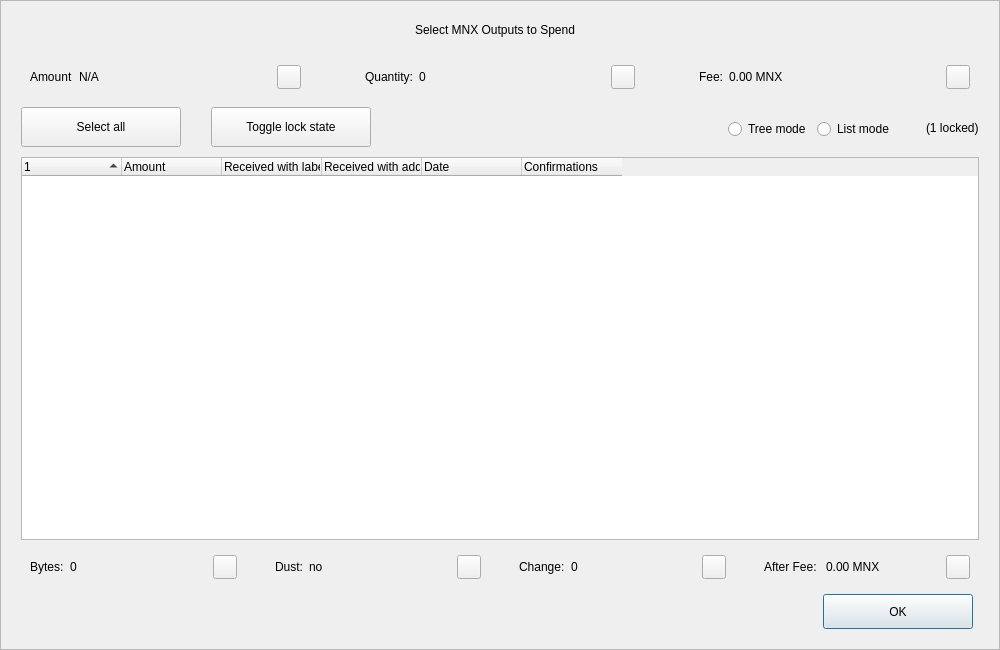
<?xml version="1.0" encoding="UTF-8"?>
<ui version="4.0">
 <class>CoinControlDialog</class>
 <widget class="QDialog" name="CoinControlDialog">
  <property name="geometry">
   <rect>
    <x>0</x>
    <y>0</y>
    <width>1000</width>
    <height>650</height>
   </rect>
  </property>
  <property name="minimumSize">
   <size>
    <width>950</width>
    <height>650</height>
   </size>
  </property>
  <property name="windowTitle">
   <string>Coin Selection</string>
  </property>
  <property name="styleSheet">
   <string notr="true"/>
  </property>
  <layout class="QVBoxLayout" name="verticalLayout">
   <property name="spacing">
    <number>0</number>
   </property>
   <property name="leftMargin">
    <number>0</number>
   </property>
   <property name="topMargin">
    <number>0</number>
   </property>
   <property name="rightMargin">
    <number>0</number>
   </property>
   <property name="bottomMargin">
    <number>0</number>
   </property>
   <item>
    <widget class="QFrame" name="frameContainer">
     <property name="toolTipDuration">
      <number>0</number>
     </property>
     <property name="frameShape">
      <enum>QFrame::StyledPanel</enum>
     </property>
     <property name="frameShadow">
      <enum>QFrame::Raised</enum>
     </property>
     <layout class="QVBoxLayout" name="verticalLayout_2">
      <property name="leftMargin">
       <number>0</number>
      </property>
      <property name="rightMargin">
       <number>0</number>
      </property>
      <property name="bottomMargin">
       <number>20</number>
      </property>
      <item>
       <layout class="QHBoxLayout" name="horizontalLayout_12">
        <property name="spacing">
         <number>0</number>
        </property>
        <property name="leftMargin">
         <number>20</number>
        </property>
        <property name="rightMargin">
         <number>30</number>
        </property>
        <item>
         <spacer name="horizontalSpacer_4">
          <property name="orientation">
           <enum>Qt::Horizontal</enum>
          </property>
          <property name="sizeHint" stdset="0">
           <size>
            <width>40</width>
            <height>20</height>
           </size>
          </property>
         </spacer>
        </item>
        <item>
         <widget class="QLabel" name="labelTitle">
          <property name="minimumSize">
           <size>
            <width>0</width>
            <height>40</height>
           </size>
          </property>
          <property name="maximumSize">
           <size>
            <width>16777215</width>
            <height>40</height>
           </size>
          </property>
          <property name="text">
           <string>Select MNX Outputs to Spend</string>
          </property>
          <property name="alignment">
           <set>Qt::AlignCenter</set>
          </property>
          <property name="margin">
           <number>7</number>
          </property>
         </widget>
        </item>
        <item>
         <spacer name="horizontalSpacer_5">
          <property name="orientation">
           <enum>Qt::Horizontal</enum>
          </property>
          <property name="sizeHint" stdset="0">
           <size>
            <width>40</width>
            <height>20</height>
           </size>
          </property>
         </spacer>
        </item>
       </layout>
      </item>
      <item>
       <layout class="QHBoxLayout" name="horizontalLayout_8">
        <property name="leftMargin">
         <number>20</number>
        </property>
        <property name="rightMargin">
         <number>20</number>
        </property>
        <item>
         <widget class="QWidget" name="layoutAmount" native="true">
          <layout class="QHBoxLayout" name="horizontalLayout_9" stretch="0,1,0">
           <item>
            <widget class="QLabel" name="labelCoinControlAmountText">
             <property name="text">
              <string>Amount</string>
             </property>
            </widget>
           </item>
           <item>
            <widget class="QLabel" name="labelCoinControlAmount">
             <property name="text">
              <string notr="true">N/A</string>
             </property>
            </widget>
           </item>
           <item alignment="Qt::AlignHCenter|Qt::AlignVCenter">
            <widget class="QPushButton" name="pushButtonAmount">
             <property name="minimumSize">
              <size>
               <width>0</width>
               <height>24</height>
              </size>
             </property>
             <property name="maximumSize">
              <size>
               <width>24</width>
               <height>26</height>
              </size>
             </property>
             <property name="focusPolicy">
              <enum>Qt::NoFocus</enum>
             </property>
             <property name="styleSheet">
              <string notr="true">padding-bottom:2px;
padding-right:4px;</string>
             </property>
             <property name="text">
              <string/>
             </property>
            </widget>
           </item>
          </layout>
         </widget>
        </item>
        <item>
         <spacer name="horizontalSpacer_2">
          <property name="orientation">
           <enum>Qt::Horizontal</enum>
          </property>
          <property name="sizeType">
           <enum>QSizePolicy::Fixed</enum>
          </property>
          <property name="sizeHint" stdset="0">
           <size>
            <width>40</width>
            <height>20</height>
           </size>
          </property>
         </spacer>
        </item>
        <item>
         <widget class="QWidget" name="layoutQuantity" native="true">
          <layout class="QHBoxLayout" name="horizontalLayout_10" stretch="0,1,0">
           <item>
            <widget class="QLabel" name="labelCoinControlQuantityText">
             <property name="text">
              <string>Quantity:</string>
             </property>
            </widget>
           </item>
           <item>
            <widget class="QLabel" name="labelCoinControlQuantity">
             <property name="text">
              <string notr="true">0</string>
             </property>
            </widget>
           </item>
           <item alignment="Qt::AlignHCenter|Qt::AlignVCenter">
            <widget class="QPushButton" name="pushButtonQuantity">
             <property name="minimumSize">
              <size>
               <width>0</width>
               <height>24</height>
              </size>
             </property>
             <property name="maximumSize">
              <size>
               <width>24</width>
               <height>26</height>
              </size>
             </property>
             <property name="focusPolicy">
              <enum>Qt::NoFocus</enum>
             </property>
             <property name="styleSheet">
              <string notr="true">padding-bottom:2px;
               padding-right:4px;</string>
             </property>
             <property name="text">
              <string/>
             </property>
            </widget>
           </item>
          </layout>
         </widget>
        </item>
        <item>
         <spacer name="horizontalSpacer_22">
          <property name="orientation">
           <enum>Qt::Horizontal</enum>
          </property>
          <property name="sizeType">
           <enum>QSizePolicy::Fixed</enum>
          </property>
          <property name="sizeHint" stdset="0">
           <size>
            <width>40</width>
            <height>20</height>
           </size>
          </property>
         </spacer>
        </item>
        <item>
         <widget class="QWidget" name="layoutFee" native="true">
          <layout class="QHBoxLayout" name="horizontalLayout_11" stretch="0,1,0">
           <item>
            <widget class="QLabel" name="labelCoinControlFeeText">
             <property name="text">
              <string>Fee:</string>
             </property>
            </widget>
           </item>
           <item>
            <widget class="QLabel" name="labelCoinControlFee">
             <property name="text">
              <string>0.00 MNX</string>
             </property>
            </widget>
           </item>
           <item alignment="Qt::AlignHCenter|Qt::AlignVCenter">
            <widget class="QPushButton" name="pushButtonFee">
             <property name="minimumSize">
              <size>
               <width>0</width>
               <height>24</height>
              </size>
             </property>
             <property name="maximumSize">
              <size>
               <width>24</width>
               <height>26</height>
              </size>
             </property>
             <property name="focusPolicy">
              <enum>Qt::NoFocus</enum>
             </property>
             <property name="styleSheet">
              <string notr="true">padding-bottom:2px;
               padding-right:4px;</string>
             </property>
             <property name="text">
              <string/>
             </property>
            </widget>
           </item>
          </layout>
         </widget>
        </item>
       </layout>
      </item>
      <item>
       <widget class="QFrame" name="frame">
        <property name="minimumSize">
         <size>
          <width>0</width>
          <height>40</height>
         </size>
        </property>
        <property name="styleSheet">
         <string notr="true">#frame {
	border:0;
}</string>
        </property>
        <property name="frameShape">
         <enum>QFrame::StyledPanel</enum>
        </property>
        <property name="frameShadow">
         <enum>QFrame::Sunken</enum>
        </property>
        <layout class="QHBoxLayout" name="horizontalLayout">
         <property name="spacing">
          <number>0</number>
         </property>
         <property name="leftMargin">
          <number>20</number>
         </property>
         <property name="topMargin">
          <number>0</number>
         </property>
         <property name="rightMargin">
          <number>20</number>
         </property>
         <property name="bottomMargin">
          <number>0</number>
         </property>
         <item>
          <layout class="QHBoxLayout" name="horizontalLayoutPanel" stretch="0,0,0,0,0,0">
           <property name="spacing">
            <number>20</number>
           </property>
           <item>
            <widget class="QPushButton" name="pushButtonSelectAll">
             <property name="sizePolicy">
              <sizepolicy hsizetype="Maximum" vsizetype="Fixed">
               <horstretch>0</horstretch>
               <verstretch>0</verstretch>
              </sizepolicy>
             </property>
             <property name="minimumSize">
              <size>
               <width>160</width>
               <height>40</height>
              </size>
             </property>
             <property name="maximumSize">
              <size>
               <width>16777215</width>
               <height>40</height>
              </size>
             </property>
             <property name="text">
              <string>Select all</string>
             </property>
             <property name="checkable">
              <bool>true</bool>
             </property>
             <property name="checked">
              <bool>false</bool>
             </property>
             <property name="autoExclusive">
              <bool>false</bool>
             </property>
             <property name="autoDefault">
              <bool>false</bool>
             </property>
            </widget>
           </item>
           <item>
            <spacer name="horizontalSpacer_6">
             <property name="orientation">
              <enum>Qt::Horizontal</enum>
             </property>
             <property name="sizeType">
              <enum>QSizePolicy::Fixed</enum>
             </property>
             <property name="sizeHint" stdset="0">
              <size>
               <width>10</width>
               <height>20</height>
              </size>
             </property>
            </spacer>
           </item>
           <item>
            <widget class="QPushButton" name="pushButtonToggleLock">
             <property name="sizePolicy">
              <sizepolicy hsizetype="Maximum" vsizetype="Fixed">
               <horstretch>0</horstretch>
               <verstretch>0</verstretch>
              </sizepolicy>
             </property>
             <property name="minimumSize">
              <size>
               <width>160</width>
               <height>40</height>
              </size>
             </property>
             <property name="maximumSize">
              <size>
               <width>16777215</width>
               <height>40</height>
              </size>
             </property>
             <property name="text">
              <string>Toggle lock state</string>
             </property>
             <property name="checkable">
              <bool>true</bool>
             </property>
             <property name="autoExclusive">
              <bool>false</bool>
             </property>
             <property name="autoDefault">
              <bool>false</bool>
             </property>
            </widget>
           </item>
           <item>
            <spacer name="horizontalSpacer_7">
             <property name="orientation">
              <enum>Qt::Horizontal</enum>
             </property>
             <property name="sizeType">
              <enum>QSizePolicy::Expanding</enum>
             </property>
             <property name="sizeHint" stdset="0">
              <size>
               <width>30</width>
               <height>20</height>
              </size>
             </property>
            </spacer>
           </item>
           <item alignment="Qt::AlignRight">
            <widget class="QGroupBox" name="groupBox_2">
             <property name="styleSheet">
              <string notr="true">#groupBox_2 {
    background-color:transparent;
    border-radius:0;
}</string>
             </property>
             <property name="title">
              <string/>
             </property>
             <layout class="QHBoxLayout" name="horizontalLayout_14">
              <item>
               <widget class="QRadioButton" name="radioTreeMode">
                <property name="sizePolicy">
                 <sizepolicy hsizetype="Maximum" vsizetype="Fixed">
                  <horstretch>0</horstretch>
                  <verstretch>0</verstretch>
                 </sizepolicy>
                </property>
                <property name="text">
                 <string>Tree mode</string>
                </property>
               </widget>
              </item>
              <item>
               <widget class="QRadioButton" name="radioListMode">
                <property name="sizePolicy">
                 <sizepolicy hsizetype="Maximum" vsizetype="Fixed">
                  <horstretch>0</horstretch>
                  <verstretch>0</verstretch>
                 </sizepolicy>
                </property>
                <property name="text">
                 <string>List mode</string>
                </property>
                <property name="checked">
                 <bool>false</bool>
                </property>
               </widget>
              </item>
             </layout>
            </widget>
           </item>
           <item>
            <widget class="QLabel" name="labelLocked">
             <property name="text">
              <string>(1 locked)</string>
             </property>
            </widget>
           </item>
          </layout>
         </item>
        </layout>
       </widget>
      </item>
      <item>
       <layout class="QHBoxLayout" name="horizontalLayout_13">
        <property name="leftMargin">
         <number>20</number>
        </property>
        <property name="rightMargin">
         <number>20</number>
        </property>
        <item>
         <widget class="CoinControlTreeWidget" name="treeWidget">
          <property name="contextMenuPolicy">
           <enum>Qt::CustomContextMenu</enum>
          </property>
          <property name="styleSheet">
           <string notr="true"/>
          </property>
          <property name="sortingEnabled">
           <bool>false</bool>
          </property>
          <property name="columnCount">
           <number>6</number>
          </property>
          <attribute name="headerShowSortIndicator" stdset="0">
           <bool>true</bool>
          </attribute>
          <attribute name="headerStretchLastSection">
           <bool>false</bool>
          </attribute>
          <column>
           <property name="text">
            <string/>
           </property>
          </column>
          <column>
           <property name="text">
            <string>Amount</string>
           </property>
          </column>
          <column>
           <property name="text">
            <string>Received with label</string>
           </property>
          </column>
          <column>
           <property name="text">
            <string>Received with address</string>
           </property>
          </column>
          <column>
           <property name="text">
            <string>Date</string>
           </property>
          </column>
          <column>
           <property name="text">
            <string>Confirmations</string>
           </property>
           <property name="toolTip">
            <string>Confirmed</string>
           </property>
          </column>
         </widget>
        </item>
       </layout>
      </item>
      <item>
       <layout class="QHBoxLayout" name="horizontalLayout_3">
        <property name="spacing">
         <number>20</number>
        </property>
        <property name="leftMargin">
         <number>20</number>
        </property>
        <property name="rightMargin">
         <number>20</number>
        </property>
        <item>
         <widget class="QWidget" name="layoutBytes" native="true">
          <layout class="QHBoxLayout" name="horizontalLayout_4" stretch="0,1,0">
           <item>
            <widget class="QLabel" name="labelCoinControlBytesText">
             <property name="text">
              <string>Bytes:</string>
             </property>
            </widget>
           </item>
           <item>
            <widget class="QLabel" name="labelCoinControlBytes">
             <property name="text">
              <string notr="true">0</string>
             </property>
            </widget>
           </item>
           <item alignment="Qt::AlignHCenter|Qt::AlignVCenter">
            <widget class="QPushButton" name="pushButtonBytes">
             <property name="minimumSize">
              <size>
               <width>0</width>
               <height>24</height>
              </size>
             </property>
             <property name="maximumSize">
              <size>
               <width>24</width>
               <height>26</height>
              </size>
             </property>
             <property name="focusPolicy">
              <enum>Qt::NoFocus</enum>
             </property>
             <property name="styleSheet">
              <string notr="true">padding-bottom:2px;
               padding-right:4px;</string>
             </property>
             <property name="text">
              <string/>
             </property>
            </widget>
           </item>
          </layout>
         </widget>
        </item>
        <item>
         <widget class="QWidget" name="layoutDust" native="true">
          <layout class="QHBoxLayout" name="horizontalLayout_5" stretch="0,1,0">
           <item>
            <widget class="QLabel" name="labelCoinControlLowOutputText">
             <property name="text">
              <string>Dust:</string>
             </property>
            </widget>
           </item>
           <item>
            <widget class="QLabel" name="labelCoinControlLowOutput">
             <property name="text">
              <string>no</string>
             </property>
            </widget>
           </item>
           <item alignment="Qt::AlignHCenter|Qt::AlignVCenter">
            <widget class="QPushButton" name="pushButtonDust">
             <property name="minimumSize">
              <size>
               <width>0</width>
               <height>24</height>
              </size>
             </property>
             <property name="maximumSize">
              <size>
               <width>24</width>
               <height>26</height>
              </size>
             </property>
             <property name="focusPolicy">
              <enum>Qt::NoFocus</enum>
             </property>
             <property name="styleSheet">
              <string notr="true">padding-bottom:2px;
               padding-right:4px;</string>
             </property>
             <property name="text">
              <string/>
             </property>
            </widget>
           </item>
          </layout>
         </widget>
        </item>
        <item>
         <widget class="QWidget" name="layoutChange" native="true">
          <layout class="QHBoxLayout" name="horizontalLayout_6" stretch="0,1,0">
           <item>
            <widget class="QLabel" name="labelCoinControlChangeText">
             <property name="text">
              <string>Change:</string>
             </property>
            </widget>
           </item>
           <item>
            <widget class="QLabel" name="labelCoinControlChange">
             <property name="text">
              <string notr="true">0</string>
             </property>
            </widget>
           </item>
           <item alignment="Qt::AlignHCenter|Qt::AlignVCenter">
            <widget class="QPushButton" name="pushButtonChange">
             <property name="minimumSize">
              <size>
               <width>0</width>
               <height>24</height>
              </size>
             </property>
             <property name="maximumSize">
              <size>
               <width>24</width>
               <height>26</height>
              </size>
             </property>
             <property name="focusPolicy">
              <enum>Qt::NoFocus</enum>
             </property>
             <property name="styleSheet">
              <string notr="true">padding-bottom:2px;
               padding-right:4px;</string>
             </property>
             <property name="text">
              <string/>
             </property>
            </widget>
           </item>
          </layout>
         </widget>
        </item>
        <item>
         <widget class="QWidget" name="layoutAfter" native="true">
          <layout class="QHBoxLayout" name="horizontalLayout_7" stretch="0,1,0">
           <item>
            <widget class="QLabel" name="labelCoinControlAfterFeeText">
             <property name="text">
              <string>After Fee: </string>
             </property>
            </widget>
           </item>
           <item>
            <widget class="QLabel" name="labelCoinControlAfterFee">
             <property name="text">
              <string>0.00 MNX</string>
             </property>
            </widget>
           </item>
           <item alignment="Qt::AlignHCenter|Qt::AlignVCenter">
            <widget class="QPushButton" name="pushButtonAlterFee">
             <property name="minimumSize">
              <size>
               <width>0</width>
               <height>24</height>
              </size>
             </property>
             <property name="maximumSize">
              <size>
               <width>24</width>
               <height>26</height>
              </size>
             </property>
             <property name="focusPolicy">
              <enum>Qt::NoFocus</enum>
             </property>
             <property name="styleSheet">
              <string notr="true">padding-bottom:2px;
               padding-right:4px;</string>
             </property>
             <property name="text">
              <string/>
             </property>
            </widget>
           </item>
          </layout>
         </widget>
        </item>
       </layout>
      </item>
      <item>
       <layout class="QHBoxLayout" name="horizontalLayout_2">
        <property name="spacing">
         <number>0</number>
        </property>
        <property name="leftMargin">
         <number>20</number>
        </property>
        <property name="rightMargin">
         <number>26</number>
        </property>
        <item>
         <spacer name="horizontalSpacer_3">
          <property name="orientation">
           <enum>Qt::Horizontal</enum>
          </property>
          <property name="sizeHint" stdset="0">
           <size>
            <width>558</width>
            <height>20</height>
           </size>
          </property>
         </spacer>
        </item>
        <item>
         <widget class="QPushButton" name="pushButtonOk">
          <property name="minimumSize">
           <size>
            <width>150</width>
            <height>35</height>
           </size>
          </property>
          <property name="text">
           <string>OK</string>
          </property>
         </widget>
        </item>
       </layout>
      </item>
     </layout>
    </widget>
   </item>
  </layout>
 </widget>
 <customwidgets>
  <customwidget>
   <class>CoinControlTreeWidget</class>
   <extends>QTreeWidget</extends>
   <header>coincontroltreewidget.h</header>
  </customwidget>
 </customwidgets>
 <resources/>
 <connections/>
</ui>
